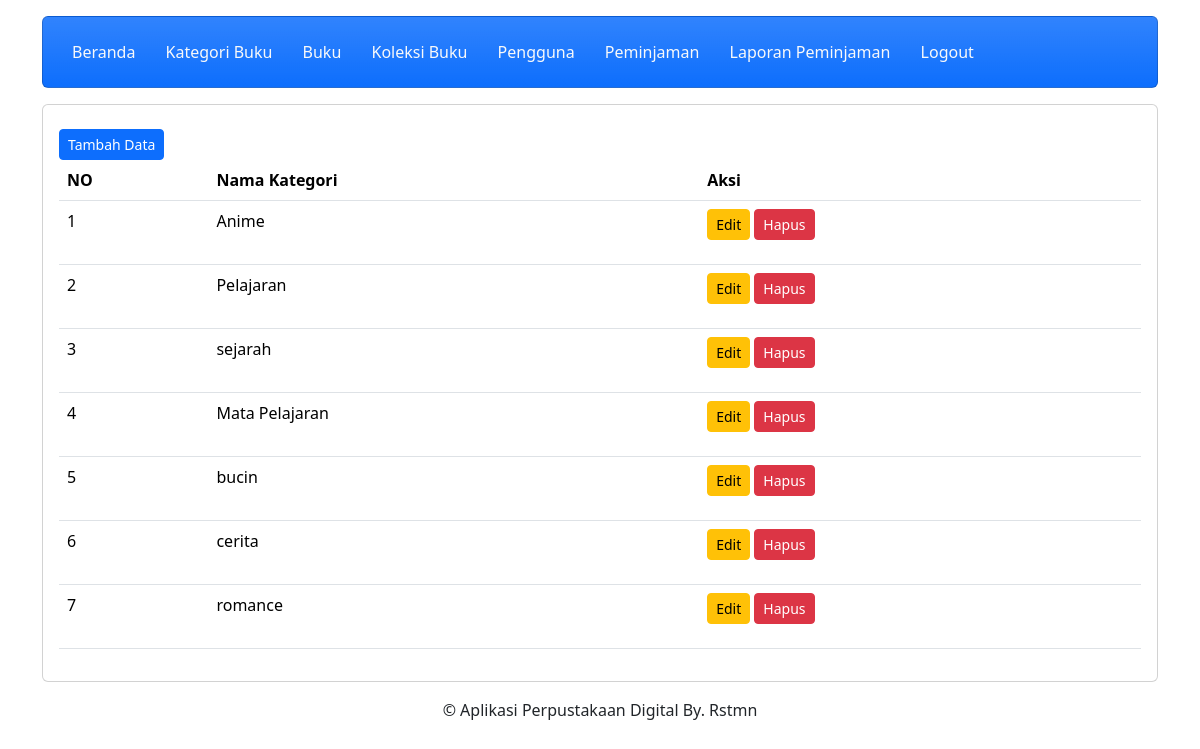
Screenshot of /admin/kategori.php (signed in) with the database file from the repository.
### tables this page shows
CREATE TABLE `kategoribuku` (
  `kategori_id` int(11) NOT NULL,
  `nama_kategori` varchar(255) NOT NULL
);

### admin/kategori.php (the view, shortened to what this page needs)
<?php
include "header.php";
include "navbar.php";
?>
<div class ="content mt-3">
    <div class ="card">
		<div class="card-body">
                            <a href="tambah_kategori.php" class="btn btn-primary btn-sm mt-2">Tambah Data</a>
            <table class="table">
                <thead>
                    <tr>
                        <th>NO</th>
                        <th>Nama Kategori</th>
                        <th>Aksi</th>
                    </tr>
                </thead>
                <tbody>
                        <?php
                        include '../config/config.php';
                         $no = 1;
                        $data = mysqli_query($conn,"select * from kategoribuku");
                        while($d = mysqli_fetch_array($data)){
                        ?>
                        <tr>
                            <td><?php echo $no++; ?></td>
                            <td><?php echo $d['nama_kategori']; ?></td>
                            <td>
                            <a href="edit_kategori.php?kategori_id=<?php echo $d['kategori_id']; ?>" class="btn btn-warning btn-sm mb-3">Edit</a>
								<a href="proses_hapus_kategori.php?kategori_id=<?php echo $d['kategori_id']; ?>" class="btn btn-danger btn-sm mb-3">Hapus</a>
                            </td>
                        </tr>
                        <?php } ?>
                </tbody>
            </table>
        </div>
    </div>
</div>
<?php
include 'footer.php';
?>

### rows the page displays
kategoribuku: nama_kategori "Anime"
kategoribuku: nama_kategori "Pelajaran"
kategoribuku: nama_kategori "sejarah"
kategoribuku: nama_kategori "Mata Pelajaran"
kategoribuku: nama_kategori "bucin"
kategoribuku: nama_kategori "cerita"
kategoribuku: nama_kategori "romance"
